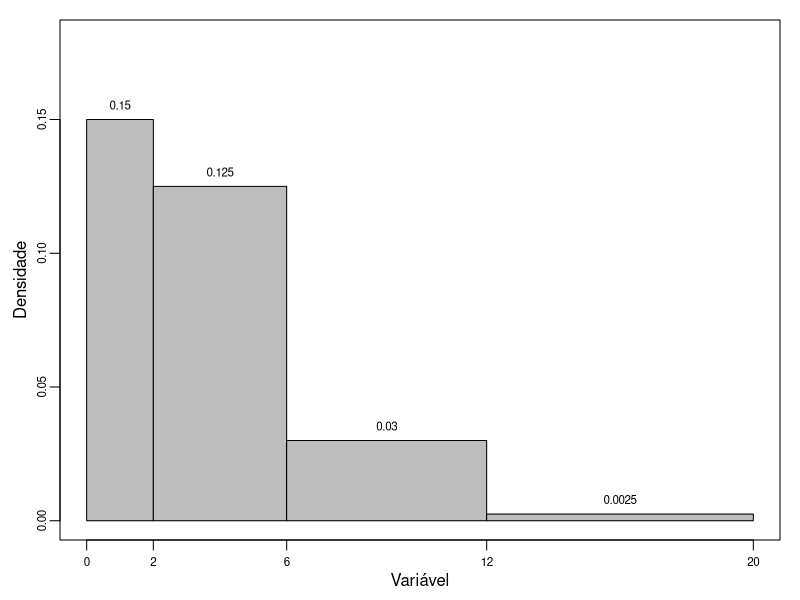

Here is the R script that generated this plot:
## ---- chunk 1
knitr::opts_chunk$set(echo = TRUE)
## ---- chunk 2
n_i <- c(30, 50, 18, 2)
f_i <- n_i/sum(n_i)
brs <- c(0, 2, 6, 12, 20)
d_i <- f_i/diff(brs)
par(mar=c(3,3,1,1), cex.axis=.7, mgp = c(3,.5,0))
plot(0, type='n', xlim=range(brs), ylim=c(0, 1.2*max(d_i)), xlab='', ylab='', main='', xaxt="n")
rect(xleft = brs[-length(brs)], xright = brs[-1], ybottom = 0, ytop = d_i, col = 'gray')
mtext(side = 2, text = 'Densidade', line = 1.5)
mtext(side = 1, text = 'Variável', line = 1.5)
axis(side=1, at=brs, labels = T)
text(x = (brs[-1] + brs[-length(brs)])/2, y = d_i, labels = d_i, pos = 3, cex=.7)
## ---- chunk 3
n <- 8
pr_lotes <- c(.7, .2, .1)
pr_00_lotes <- c(1, (n-1)*(n-2)/(n*(n-1)), (n-2)*(n-3)/(n*(n-1)))
pr_00 <- sum(pr_00_lotes*pr_lotes)
pr_lotes_00 <- pr_00_lotes*pr_lotes/pr_00
pr_10_lotes <- c(0, 2*(1)*(n-1)/(n*(n-1)), 2*(2)*(n-2)/(n*(n-1)))
pr_10 <- sum(pr_10_lotes*pr_lotes)
pr_lotes_10 <- pr_10_lotes*pr_lotes/pr_10
## ---- chunk 4
nn <- 3
pp <- 0.8
